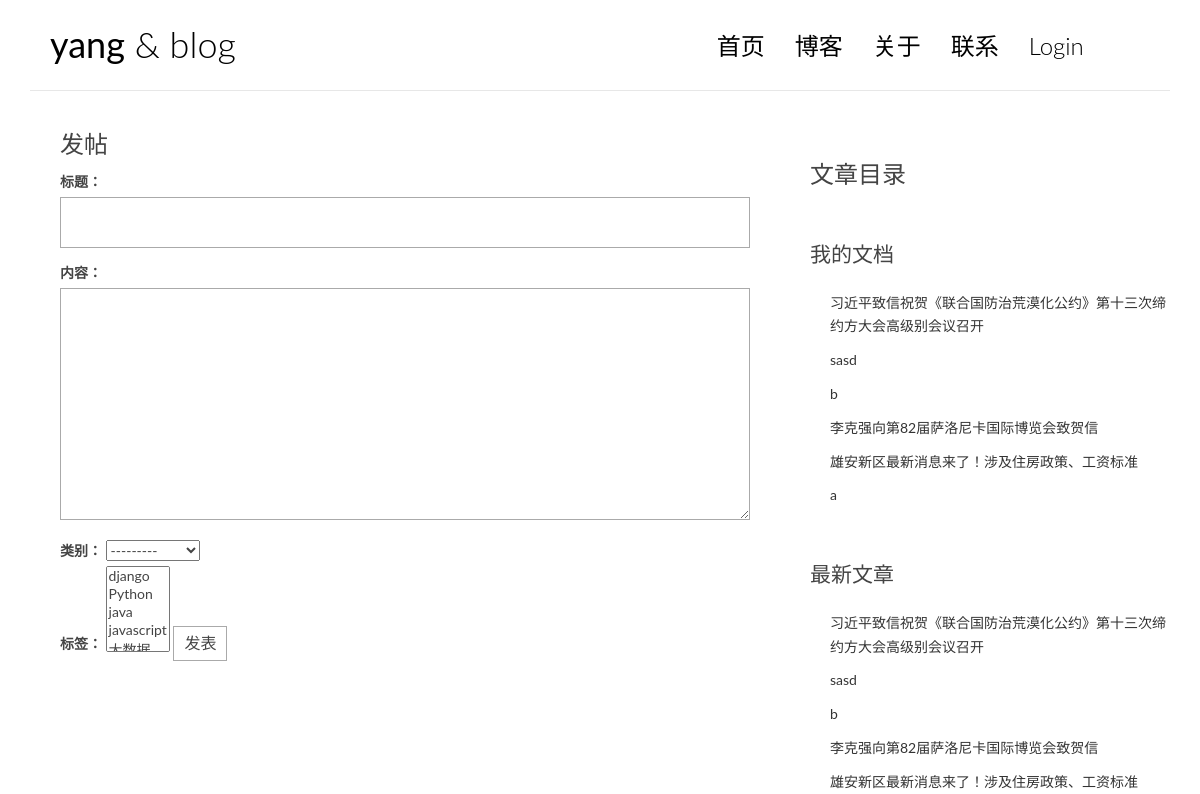
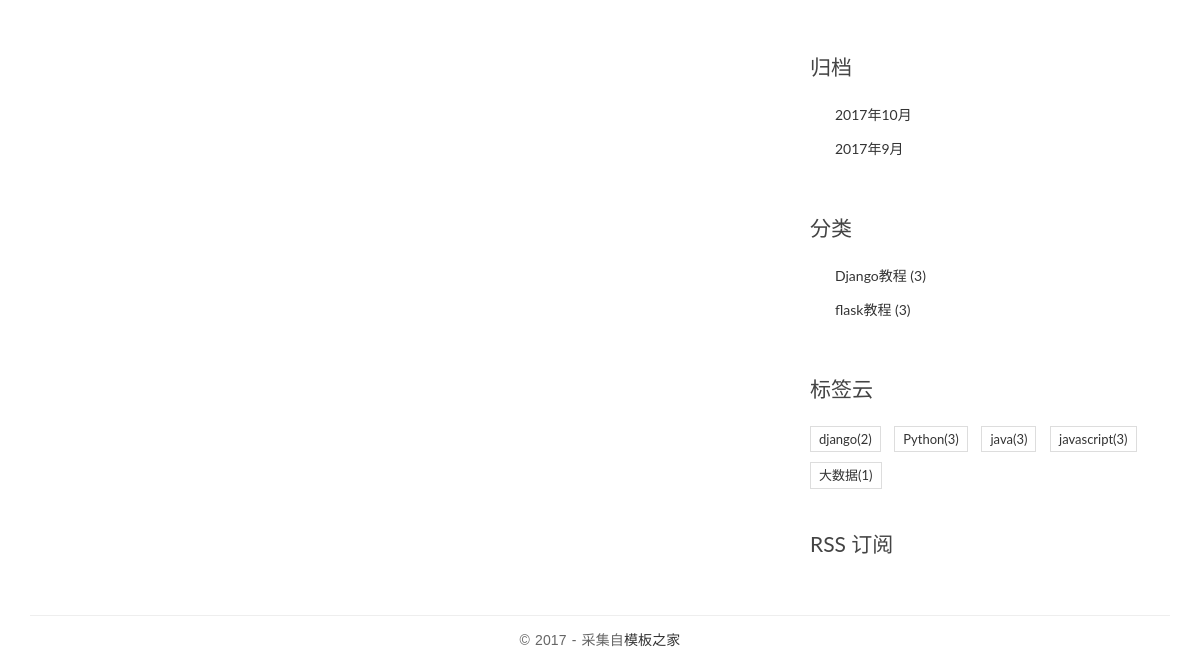
The page /publisharticle/ on the database as committed earlier (2 pictures, top to bottom).
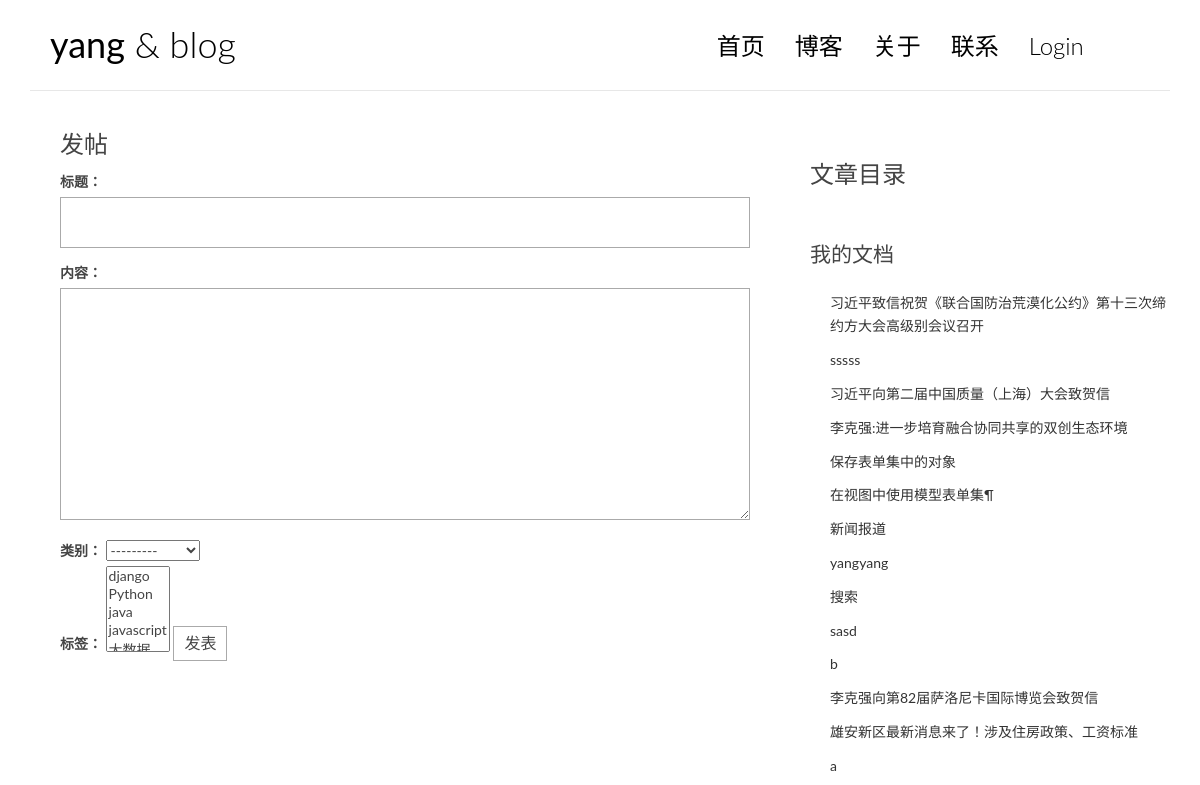
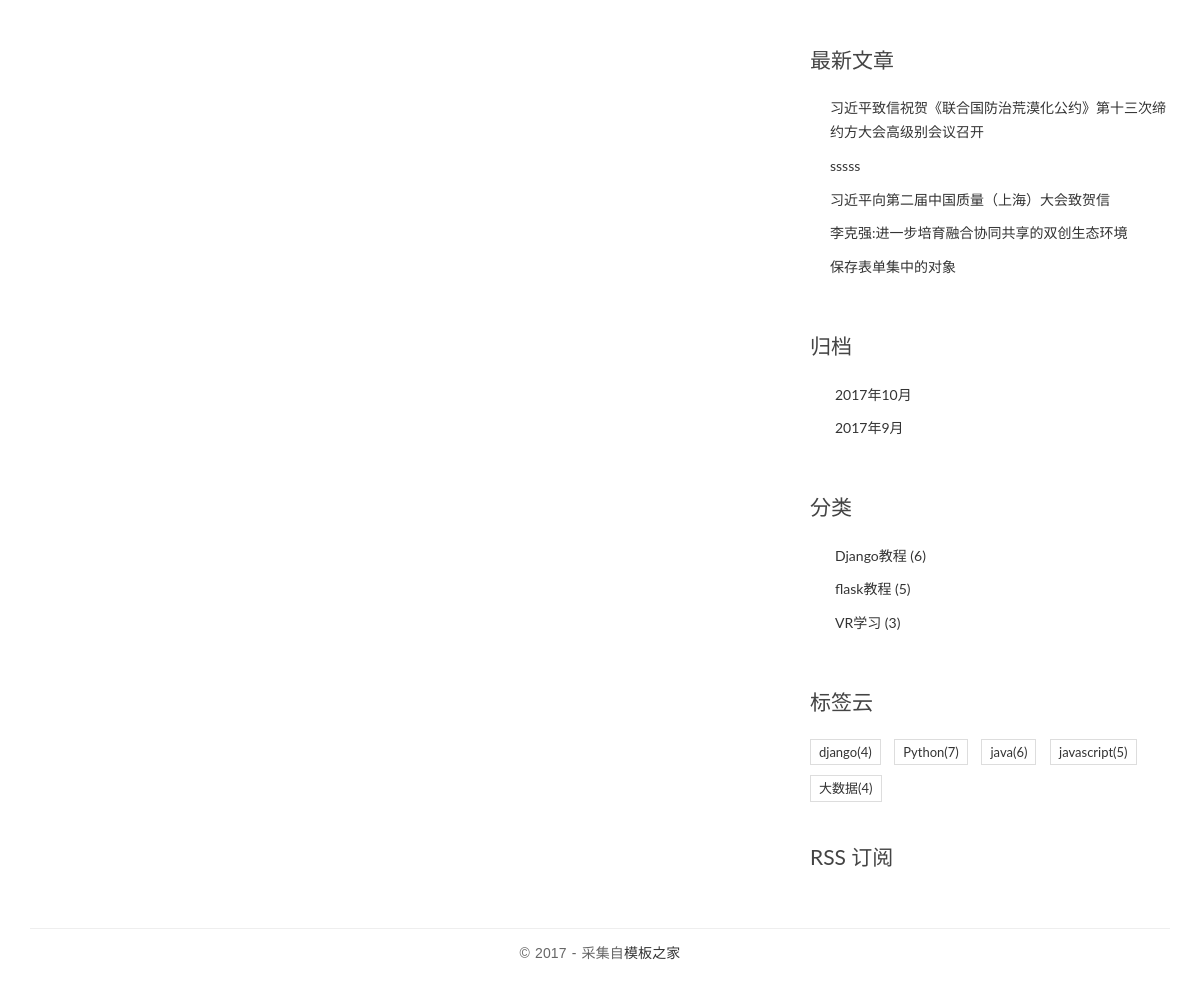
The same page on the database as committed later (2 pictures, top to bottom).
### blog/models.py (models this page shows, shortened)
class Post(models.Model):
    title = models.CharField(max_length=64)
    body = models.TextField()
    created_time = models.DateTimeField(auto_now_add=True)
    modified_time = models.DateTimeField(auto_now_add=True)
    excerpt = models.CharField(max_length=256, blank=True)
    category = models.ForeignKey(Category)
    tags = models.ManyToManyField(Tag, blank=True)
    author = models.ForeignKey(User)
    views = models.PositiveIntegerField(default=0)
    class Meta:
        ordering = ['-created_time','-modified_time']
    def get_absolute_url(self):
        return reverse('blog:detail', kwargs={'pk': self.pk})

class Category(models.Model):
    name = models.CharField(max_length=64)
    def __str__(self):
        return self.name

class Tag(models.Model):
    name = models.CharField(max_length=64)
    def __str__(self):
        return self.name

### blog/views.py (the view, shortened to what this page needs)
# urls.py: url(r'^publisharticle/$', views.publish_article, name='publisharticle'),
def publish_article(request):
    form1 = PublishForm()
    return render(request, 'blog/publisharticle.html',{'form1':form1})

### blog/forms.py
class PublishForm(forms.ModelForm):
    class Meta:
        model = Post
        fields = [
            'title',
            'body',
            'category',
            'tags',
        ]

### blog/templatetags/blog_tags.py (called while the page is built)
@register.simple_tag
def get_recent_post(num=5):
    return Post.objects.all()[:num]

@register.simple_tag
def archives():
    return Post.objects.dates('created_time', 'month', order='DESC')

@register.simple_tag
def get_categories():
    return Category.objects.annotate(num_posts=Count('post')).filter(num_posts__gt=0)

@register.simple_tag
def get_tags():
    return Tag.objects.annotate(num_posts=Count('post')).filter(num_posts__gt=0)

@register.simple_tag
def get_authors():
    return Post.objects.all()

### templates/blog/publisharticle.html (shortened to what this page needs)
{% extends 'base.html' %}
{% block main %}
<section class="comment-area" id="comment-area">
    <h3>发帖</h3>
    <form action="{% url 'blog:publisharticle' %}" method="post" class="comment-form">
        <div class="row">
            <div class="col-md-12">
                <label for="{{form1.title.id_for_label}}">标题：</label>
                {{form1.title}}
            </div>
            <div class="col-md-12">
                <label for="form1.body.id_for_label">内容：</label>
                {{form1.body}}
            </div>
            <div class="col-md-12">
                <label for="{{form1.category.id_for_label}}">类别：</label>
                {{form1.category}}
            </div>
            <div class="col-md-12">
                <label for="form1.tags.id_for_label">标签：</label>
                {{form1.tags}}
                <button type="submit" class="comment-btn">发表</button>
            </div>
        </div>
    </form>
</section>
{% endblock %}
{% block toc %}
    <div class="widget widget-content">
        <h3 class="widget-content">文章目录</h3>
    </div>
{% endblock %}

### templates/base.html (shortened to what the changed rows need)
{% load staticfiles %}
{% load blog_tags %}
<!DOCTYPE html>
<html lang="en">
<head>
    <link rel="stylesheet" href="http://code.ionicframework.com/ionicons/2.0.1/css/ionicons.min.css">
    <link rel="stylesheet" href="{% static 'blog/css/bootstrap.min.css' %}">
    <link rel="stylesheet" href="{% static 'blog/css/pace.css' %}">
    <link rel="stylesheet" href="{% static 'blog/css/custom.css' %}">
    <link rel="stylesheet" href="{% static 'blog/css/highlights/github.css' %}">
</head>
<body>
    <div class="container">
        <header id="site-header">
            <div class="row">
                <div class="col-md-4 col-sm-5 col-xs-8">
                    <div class="logo">
                        <h1><a href="{% url 'blog:index' %}"><b>yang</b> &amp; blog</a></h1>
                    </div>
                </div>
            </div>
        </header>
    </div>
    <div class="content-body">
        <div class="container">
            <div class="row">
                <aside class="col-md-4">
                    <div class="widget widget-recent-posts">
                        {% get_authors as authors_post_list %}
                        <ul>
                            {% for post1 in authors_post_list %}
                                <li>
                                    <a href="{{ post.get_absolute_url }}">{{ post1.title }}</a>
                                </li>
                            {% empty %}
                            暂时没有
                            {% endfor %}
                        </ul>
                    </div>
                    <div class="widget widget-recent-posts">
                        {% get_recent_post as recent_post_list %}
                        <ul>
                            {% for post in recent_post_list %}
                            <li>
                                <a href="{{ post.get_absolute_url }}">{{ post.title }}</a>
                            </li>
                            {% empty %}
                            没有文章发布
                            {% endfor %}
                        </ul>
                    </div>
                    <div class="widget widget-archives">
                        {% archives as archives_list %}
                        <ul>
                            {% for date in archives_list %}
                            <li>
                                <a href="{% url 'blog:archives' date.year date.month %}">{{ date.year }}年{{date.month}}月</a>
                            </li>
                            {% empty %}
                            暂无归档
                            {% endfor %}
                        </ul>
                    </div>
                    <div class="widget widget-category">
                        {% get_categories as categories_list %}
                        <ul>
                            {% for category in categories_list %}
                            <li>
                                <a href="{% url 'blog:category' category.pk  %}">{{category.name}} <span class="post-count">({{category.num_posts}})</span></a>
                            </li>
                            {% empty %}
                            暂无分类
                            {% endfor %}
                        </ul>
                    </div>
                    <div class="widget widget-tag-cloud">
                        {% get_tags as tag_list %}
                        <ul>
                            {% for tag in tag_list %}
                            <li>
                                <a href="{% url 'blog:tag' tag.pk %}">{{tag.name}}<span class="post-count">({{tag.num_posts}})</span></a>
                            </li>
                            {% empty %}
                                没有标签
                            {% endfor %}
                        </ul>
                    </div>
                </aside>
            </div>
        </div>
    </div>
</body>
</html>

Rows that differ between the two databases and show on the page:
no longer on one of the page's lists (row edited): Post: title "sasd"
no longer on one of the page's lists (row edited): Post: title "b"
no longer on one of the page's lists (row edited): Post: title "李克强向第82届萨洛尼卡国际博览会致贺信"
no longer on one of the page's lists (row edited): Post: title "雄安新区最新消息来了！涉及住房政策、工资标准"
added Post: title "sssss"
added Post: title "习近平向第二届中国质量（上海）大会致贺信"
added Post: title "李克强:进一步培育融合协同共享的双创生态环境"
added Post: title "保存表单集中的对象"
added Post: title "在视图中使用模型表单集¶", shown under "我的文档"
added Post: title "新闻报道", shown under "我的文档"
added Post: title "yangyang", shown under "我的文档"
added Post: title "搜索", shown under "我的文档"
computed for Category "Django教程": num_posts "3" → "6"
computed for Category "flask教程": num_posts "3" → "5"
now on this page (row unchanged): Category: name "VR学习", num_posts "3"
computed for Tag "django": num_posts "2" → "4"
computed for Tag "Python": num_posts "3" → "7"
computed for Tag "java": num_posts "3" → "6"
computed for Tag "javascript": num_posts "3" → "5"
computed for Tag "大数据": num_posts "1" → "4"
